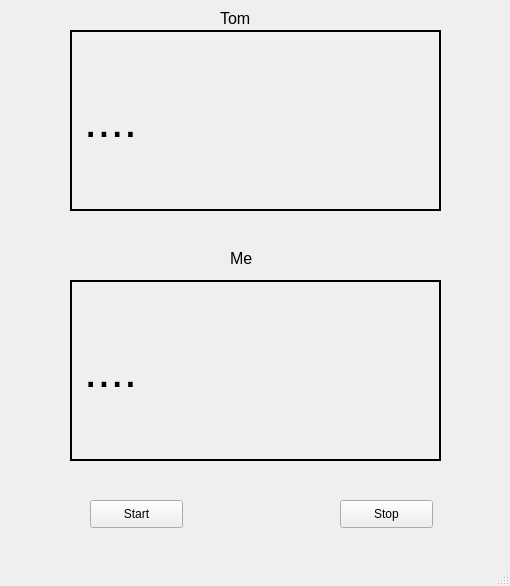
<?xml version="1.0" encoding="UTF-8"?>
<ui version="4.0">
 <class>MainWindow</class>
 <widget class="QMainWindow" name="MainWindow">
  <property name="geometry">
   <rect>
    <x>0</x>
    <y>0</y>
    <width>510</width>
    <height>586</height>
   </rect>
  </property>
  <property name="windowTitle">
   <string>MainWindow</string>
  </property>
  <widget class="QWidget" name="centralwidget">
   <widget class="QLabel" name="Tom_chat">
    <property name="geometry">
     <rect>
      <x>70</x>
      <y>30</y>
      <width>371</width>
      <height>181</height>
     </rect>
    </property>
    <property name="font">
     <font>
      <pointsize>36</pointsize>
     </font>
    </property>
    <property name="frameShape">
     <enum>QFrame::Box</enum>
    </property>
    <property name="lineWidth">
     <number>2</number>
    </property>
    <property name="text">
     <string>....</string>
    </property>
   </widget>
   <widget class="QLabel" name="Me_chat">
    <property name="geometry">
     <rect>
      <x>70</x>
      <y>280</y>
      <width>371</width>
      <height>181</height>
     </rect>
    </property>
    <property name="font">
     <font>
      <pointsize>36</pointsize>
     </font>
    </property>
    <property name="frameShape">
     <enum>QFrame::Box</enum>
    </property>
    <property name="lineWidth">
     <number>2</number>
    </property>
    <property name="text">
     <string>....</string>
    </property>
   </widget>
   <widget class="QLabel" name="label_3">
    <property name="geometry">
     <rect>
      <x>220</x>
      <y>10</y>
      <width>55</width>
      <height>16</height>
     </rect>
    </property>
    <property name="font">
     <font>
      <pointsize>12</pointsize>
     </font>
    </property>
    <property name="text">
     <string>Tom</string>
    </property>
   </widget>
   <widget class="QLabel" name="label_4">
    <property name="geometry">
     <rect>
      <x>230</x>
      <y>250</y>
      <width>55</width>
      <height>16</height>
     </rect>
    </property>
    <property name="font">
     <font>
      <pointsize>12</pointsize>
     </font>
    </property>
    <property name="text">
     <string>Me</string>
    </property>
   </widget>
   <widget class="QPushButton" name="Start_Button">
    <property name="geometry">
     <rect>
      <x>90</x>
      <y>500</y>
      <width>93</width>
      <height>28</height>
     </rect>
    </property>
    <property name="text">
     <string>Start</string>
    </property>
   </widget>
   <widget class="QPushButton" name="Stop_Button">
    <property name="geometry">
     <rect>
      <x>340</x>
      <y>500</y>
      <width>93</width>
      <height>28</height>
     </rect>
    </property>
    <property name="text">
     <string>Stop</string>
    </property>
   </widget>
  </widget>
  <widget class="QMenuBar" name="menubar">
   <property name="geometry">
    <rect>
     <x>0</x>
     <y>0</y>
     <width>510</width>
     <height>26</height>
    </rect>
   </property>
  </widget>
  <widget class="QStatusBar" name="statusbar"/>
 </widget>
 <resources/>
 <connections/>
</ui>
